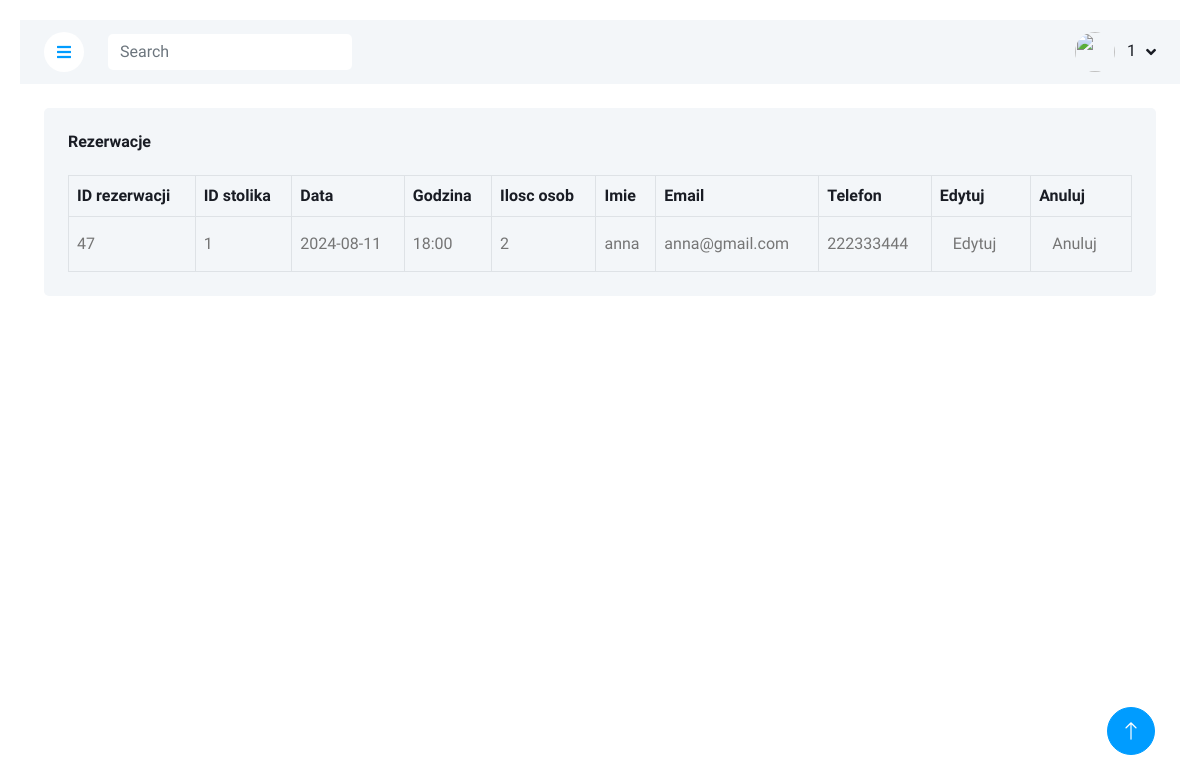
Screenshot of /admin/admin_reservations.php (signed in) with the database file from the repository.
### tables this page shows
CREATE TABLE `reservations` (
  `id` bigint(12) NOT NULL,
  `date` date NOT NULL,
  `time` time NOT NULL,
  `person` int(11) NOT NULL,
  `name` varchar(100) NOT NULL,
  `email` varchar(150) NOT NULL,
  `phone` varchar(15) NOT NULL,
  `table_id` int(11) DEFAULT NULL,
  `user_id` int(11) DEFAULT NULL
);

### admin/admin_reservations.php (the view, shortened to what this page needs)
<?php
include '../connect.php';
?>
<!DOCTYPE html>
<html lang="en">
<head>
    <link href="https://cdnjs.cloudflare.com/ajax/libs/font-awesome/5.10.0/css/all.min.css" rel="stylesheet">
    <link href="https://cdn.jsdelivr.net/npm/bootstrap-icons@1.4.1/font/bootstrap-icons.css" rel="stylesheet">
    <link href="lib/owlcarousel/assets/owl.carousel.min.css" rel="stylesheet">
    <link href="lib/tempusdominus/css/tempusdominus-bootstrap-4.min.css" rel="stylesheet" />
    <link href="css/bootstrap.min.css" rel="stylesheet">
    <link href="css/style.css" rel="stylesheet">
</head>
<body>
    <div class="container-xxl position-relative bg-white d-flex p-0">
        <div class="content">
            <?php include 'navbar.php'; ?>
            <div class="container-fluid pt-4 px-4">
                <div class="bg-light text-center rounded p-4">
                    <div class="d-flex align-items-center justify-content-between mb-4">
                        <h6 class="mb-0">Rezerwacje</h6>
                    </div>
                    <div class="table-responsive">
                        <table class="table text-start align-middle table-bordered table-hover mb-0">
                            <thead>
                                <tr class="text-dark">
                                    <th scope="col">ID rezerwacji</th>
                                    <th scope="col">ID stolika</th>
                                    <th scope="col">Data</th>
                                    <th scope="col">Godzina</th>
                                    <th scope="col">Ilosc osob</th>
                                    <th scope="col">Imie</th>
                                    <th scope="col">Email</th>
                                    <th scope="col">Telefon</th>
                                    <th scope="col">Edytuj</th>
                                    <th scope="col">Anuluj</th>
                                </tr>
                            </thead>
                            <tbody>
                            <?php
                            $s = mysqli_query($con, "SELECT * FROM reservations");
                            while ($r = mysqli_fetch_array($s)) {
                            ?>
                            <tr>
                                <td><?php echo $r['id']; ?></td>
                                <td><?php echo $r['table_id']; ?></td>
                                <td><?php echo $r['date']; ?></td>
                                <td><?php echo date('H:i', strtotime($r['time'])); ?></td>
                                <td><?php echo $r['person']; ?></td>
                                <td><?php echo $r['name']; ?></td>
                                <td><?php echo $r['email']; ?></td>
                                <td><?php echo $r['phone']; ?></td>
                                <td><a href="edit_reservation.php?id=<?php echo $r['id']; ?>" class="btn btn-edit">Edytuj</a></td>
                                <td>
                                    <a href="admin_reservations.php?delete=<?php echo $r['id']; ?>"
                                       class="btn btn-delete"
                                       onclick="return confirm('Are you sure you want to delete this reservation?');">Anuluj</a>
                                </td>
                            </tr>
                            <?php
                            }
                            ?>
                            </tbody>
                        </table>
                    </div>
                </div>
            </div>
            <div class="container-fluid pt-4 px-4">
            </div>
        </div>
        <a href="#" class="btn btn-lg btn-primary btn-lg-square back-to-top"><i class="bi bi-arrow-up"></i></a>
    </div>
</body>
</html>

### admin/css/style.css (style rules this page uses)
:root { --primary: #009CFF; --light: #F3F6F9; --dark: #191C24; }
.back-to-top { position: fixed; display: none; right: 45px; bottom: 45px; z-index: 99; }
.btn { transition: .5s; }
.btn.btn-primary { color: #FFFFFF; }
.btn-lg-square { width: 48px; height: 48px; }
.btn-square, .btn-sm-square, .btn-lg-square { padding: 0; display: inline-flex; align-items: center; justify-content: center; font-weight: normal; border-radius: 50px; }
.content { margin-left: 250px; min-height: 100vh; background: #FFFFFF; transition: margin-left 0.5s; width: 1000%; padding: 20px; }
@media (min-width: 992px) { .content { margin-left: 0; } }

### rows the page displays
reservations: id "47", table "1", date "2024-08-11", time "18:00", person "2", name "anna", email "anna@gmail.com", phone "222333444"

### other values shown
$uid "1"
